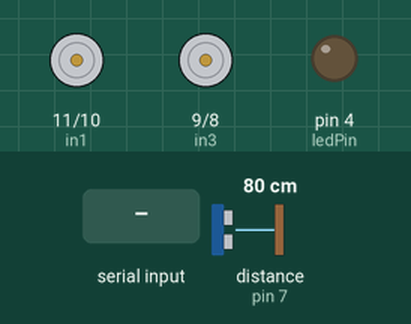
Recording of a sketch running on a simulated Arduino Uno, built with avr-gcc and run on an emulated ATmega328P. Shown: motor-driver pin pairs drawn as motors (green arrow = first pin HIGH = forward, orange = second pin HIGH = backward, longer = more drive, scaled by the enable pin), output pins drawn as LEDs (lit = HIGH). Wiring (inferred from the names in the program): ultrasonic range finder: trigger pin 6; echo pin 7. Inputs (shaded band) come from the test bench; at power-on: distance to the obstacle (sensor on pin 7) 80 cm. The echo pulse lasts 58.3 µs per cm; pins used as bus, display or sensor lines are not drawn.

Above: at 1.2 s.
1.3 s: distance to the obstacle (sensor on pin 7) set to 17 cm
2.8 s: distance to the obstacle (sensor on pin 7) set to 14 cm
At 4.0 s:
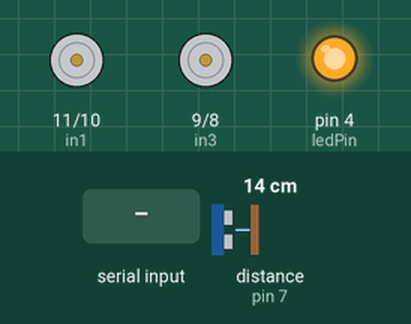
4.3 s: distance to the obstacle (sensor on pin 7) set to 18 cm
At 5.3 s:
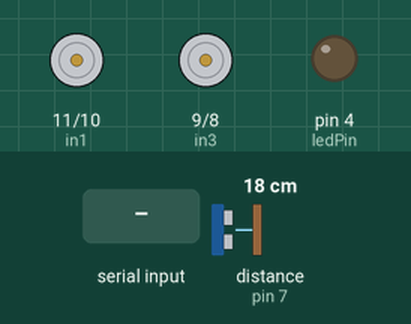
5.8 s: "f" received over Serial
At 6.4 s:
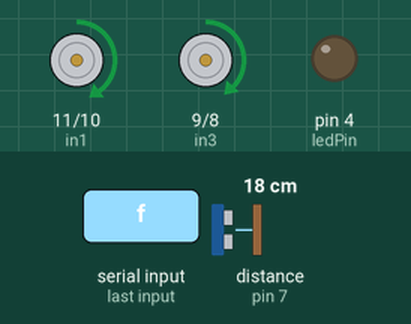
7.3 s: "R" received over Serial
At 8.5 s:
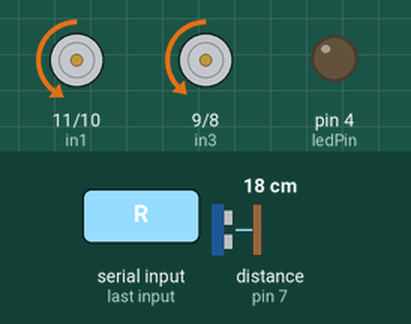
8.8 s: "l" received over Serial
At 9.9 s:
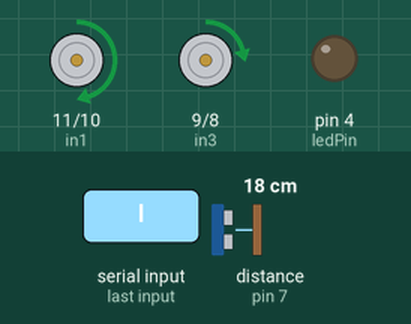
Timing chart, 0 to 11.3 s (numbered marks = the images above; inputs shaded):
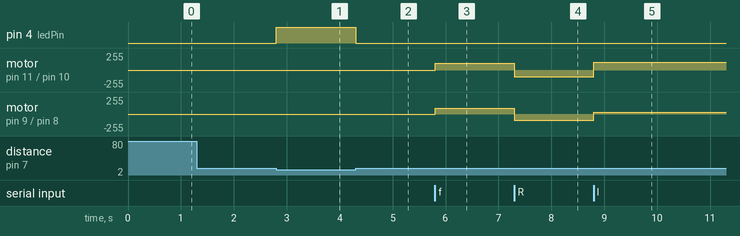

Measured:
- the behaviour switches between 16 and 15 cm on distance to the obstacle (sensor on pin 7) (found by bisection; images 0 and 1)
- after the input at 1.3 s, every drawn part: stays the same
- after the input at 2.8 s, pin 4 (ledPin): LOW → HIGH at once
- after the input at 4.3 s, pin 4 (ledPin): HIGH → LOW at once
- after the input at 5.8 s, motor on pin 11 (in1) / pin 10 (in2): stopped → forward 100/255 at once; motor on pin 9 (in3) / pin 8 (in4): stopped → forward 90/255 at once
- after the input at 7.3 s, motor on pin 11 (in1) / pin 10 (in2): forward 100/255 → backward 100/255 at once; motor on pin 9 (in3) / pin 8 (in4): forward 90/255 → backward 90/255 at once
- after the input at 8.8 s, motor on pin 11 (in1) / pin 10 (in2): backward 100/255 → forward 120/255 at once; motor on pin 9 (in3) / pin 8 (in4): backward 90/255 → forward 27/255 at once

The sketch:

motor_with_sonar.ino
```cpp
const int pingPin = 6; // Trigger Pin of Ultrasonic Sensor
const int echoPin = 7;// Echo Pin of Ultrasonic Sensor

//motor driver pins
const int enA = 5; //right motor
const int enB = 3; //left motor
const int in1 = 11;
const int in2 = 10;
const int in3 = 9;
const int in4 = 8;

//For pwm control of motors
int maximumPwm = 100;
float LPwmGain = 0.9;
float turnConst = 0.3; //for the pwm gain of inner wheel while turning. 1 means no change in pwm
float turnGain = 1.2; //the motors are having trouble turning, so more power needs to be sent to the motors while turning. 1 means *1

//Random variables
const int ledPin = 4;
long duration;
int cm;
int incomingByte =0;


//max length of object in the front in cm
float maxlengthObj = 14;

//Check if sonar will be active
boolean sonarCheck=false;


void setup() {
  Serial.begin(9600);

  pinMode(ledPin, OUTPUT);

  // Set all the motor control pins to outputs
  pinMode(enA, OUTPUT);
  pinMode(enB, OUTPUT);
  pinMode(in1, OUTPUT);
  pinMode(in2, OUTPUT);
  pinMode(in3, OUTPUT);
  pinMode(in4, OUTPUT);

  // Turn off motors - Initial state
  digitalWrite(in1, LOW);
  digitalWrite(in2, LOW);
  digitalWrite(in3, LOW);
  digitalWrite(in4, LOW);

  // Ultrasonic sensor
  pinMode(pingPin,OUTPUT);
  pinMode(echoPin, INPUT);
}

void loop() {
  cm = sonarL();
  if (cm<=maxlengthObj){
      stopCar();
      digitalWrite(ledPin, HIGH);
  }
  else{
    digitalWrite(ledPin, LOW);
    if (Serial.available() > 0){
      incomingByte = Serial.read();
      if (incomingByte == 'f'){
        forward();
        //delay(500);
      }
      if (incomingByte == 'R'){
        reverse();
        //delay(500);
      }
      if (incomingByte == 'l'){
        left();
        //delay(500);
      }
      if (incomingByte == 'r'){
        right();
        //delay(500);
      }
      if (incomingByte == 'x'){
        stopCar();
        delay(500);
      }
    }
  }
}

long sonarL(){
  digitalWrite(pingPin, LOW);
  delayMicroseconds(2);
  digitalWrite(pingPin, HIGH);
  delayMicroseconds(10);
  digitalWrite(pingPin, LOW);
  pinMode(echoPin, INPUT);
  duration = pulseIn(echoPin, HIGH);
  cm = microsecondsToCentimeters(duration);
  return cm;
}

long microsecondsToCentimeters(long microseconds) {
   return microseconds / 29 / 2;
}

void forward() {
  analogWrite(enA, maximumPwm);
  analogWrite(enB, maximumPwm*LPwmGain);

  digitalWrite(in1, HIGH);
  digitalWrite(in2, LOW);
  digitalWrite(in3, HIGH);
  digitalWrite(in4, LOW);

}

void reverse() {
  analogWrite(enA, maximumPwm);
  analogWrite(enB, maximumPwm*LPwmGain);

  digitalWrite(in1, LOW);
  digitalWrite(in2, HIGH);
  digitalWrite(in3, LOW);
  digitalWrite(in4, HIGH);
}

void stopCar() {
  digitalWrite(in1, LOW);
  digitalWrite(in2, LOW);
  digitalWrite(in3, LOW);
  digitalWrite(in4, LOW);
}

void left() {
  analogWrite(enA, maximumPwm*turnGain);
  analogWrite(enB, maximumPwm*LPwmGain*turnConst);

  digitalWrite(in1, HIGH);
  digitalWrite(in2, LOW);
  digitalWrite(in3, HIGH);
  digitalWrite(in4, LOW);
}

void right() {
  analogWrite(enA, maximumPwm*turnConst);
  analogWrite(enB, maximumPwm*LPwmGain*turnGain);

  digitalWrite(in1, HIGH);
  digitalWrite(in2, LOW);
  digitalWrite(in3, HIGH);
  digitalWrite(in4, LOW);
}
```
